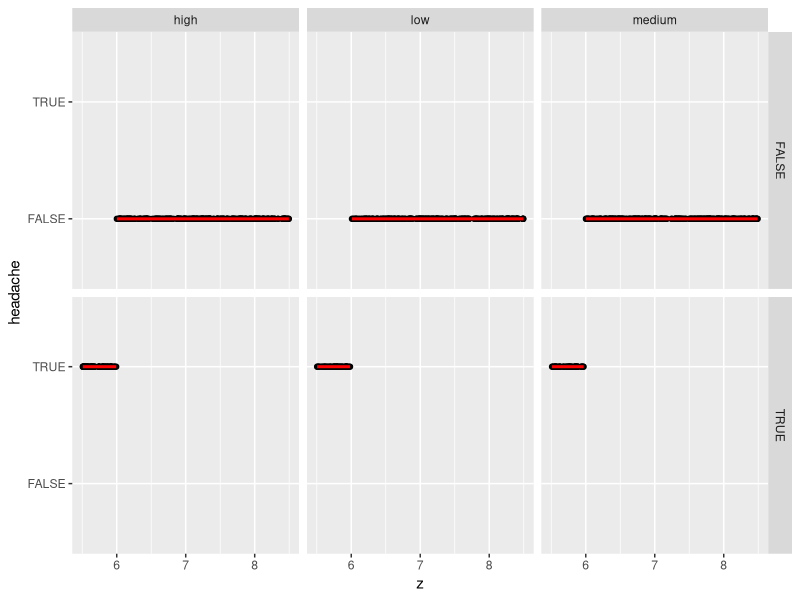
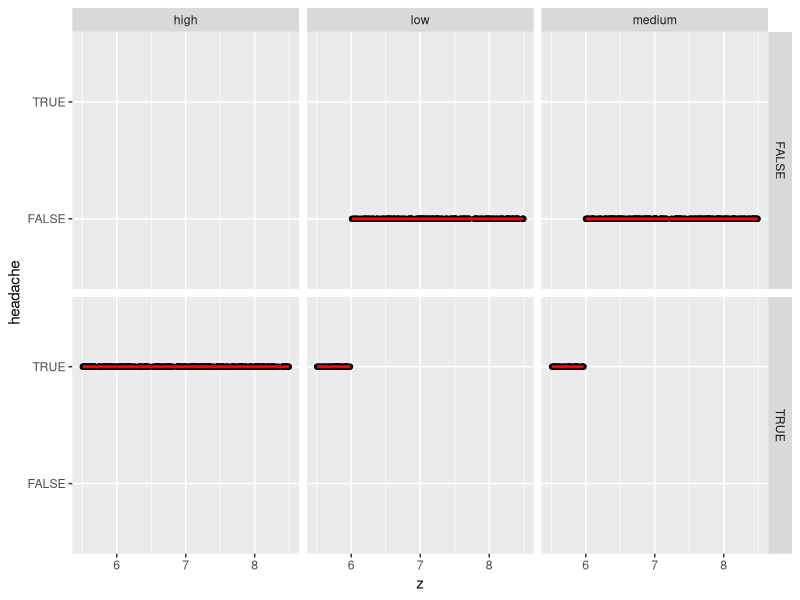

The R script that drew these images, in order:
## ---- chunk 1
#| warning: false
#| message: false
library(tidyverse)
library(lubridate)

set.seed(1984)
WEEKS <- 140

z <- function(x){
m = NULL
for(i in 1:WEEKS){
  m = c(c(rep(0,6),
              floor(runif(1,min=0,max=3))),
        m)
}

m
}
tracking_table <- tibble(date=seq(from = today()-weeks(WEEKS),
                     by = "1 day", length.out = 7*WEEKS),
            headache = sample(c(TRUE,FALSE), 7*WEEKS,
                              prob = c(.05,.95),
                              replace = TRUE),
            stress = sample(c("low","medium","high"),
                            size = 7*WEEKS,
                            replace = TRUE),        
            icecream = sample(c(TRUE,FALSE), 7*WEEKS,
                              prob = c(.10,.90),
                              replace = TRUE),
            z = runif(7*WEEKS, min = -2.5, max = .5) + 8,
            wine = z(0))

tracking_table$headache <- tracking_table$z<6  # make headaches on days with low sleep
# tracking_table[tracking_table$stress=="high"] <- "high"  # make stress on headache days

knitr::kable( head(tracking_table,10), digits = 2) %>%
  kableExtra::kable_styling(bootstrap_options = c("striped", "hover", "condensed"))
## ---- chunk 2

m <- lm(headache~icecream+z+wine+stress, data = tracking_table)
summary(m)
## ---- chunk 3
tracking_table %>% ggplot(aes(y=headache, x=z)) + geom_point() + stat_smooth(formula = y~x, method = "lm", color = "red") +
facet_grid(headache ~ stress)

## ---- chunk 4

tracking_table[tracking_table$stress == "high",]$headache <- TRUE

tracking_table %>% ggplot(aes(y=headache, x=z)) + geom_point() + stat_smooth(formula = y~x, method = "lm", color = "red") +
facet_grid(headache ~ . + stress)
